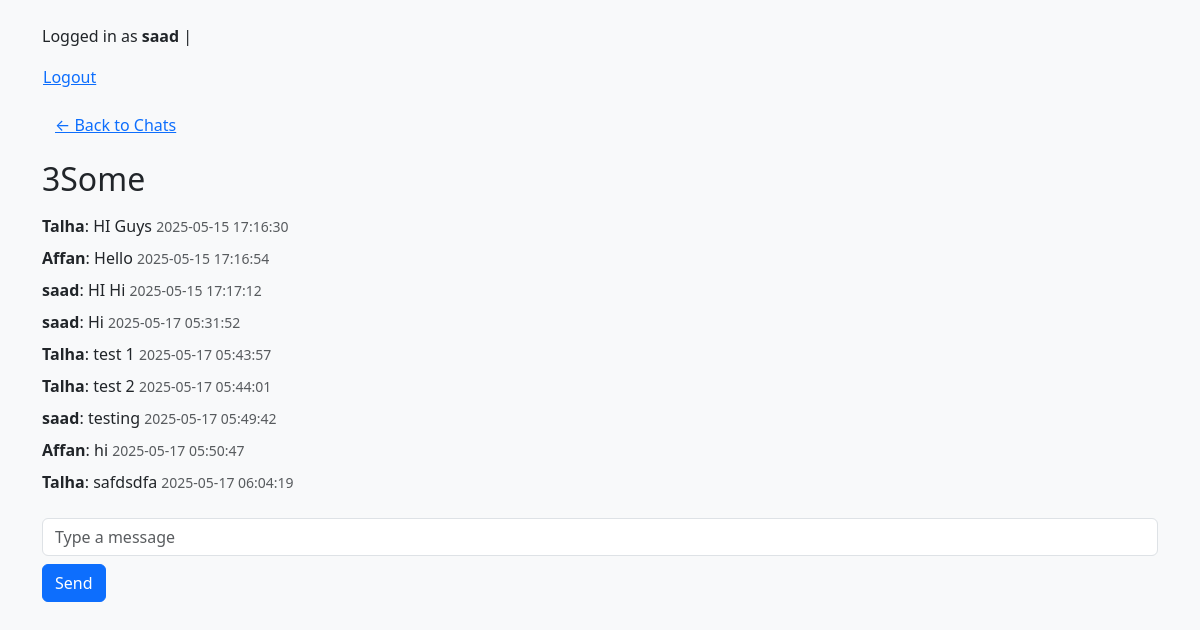
Page /chat/7/ (signed in) on the earlier database version.
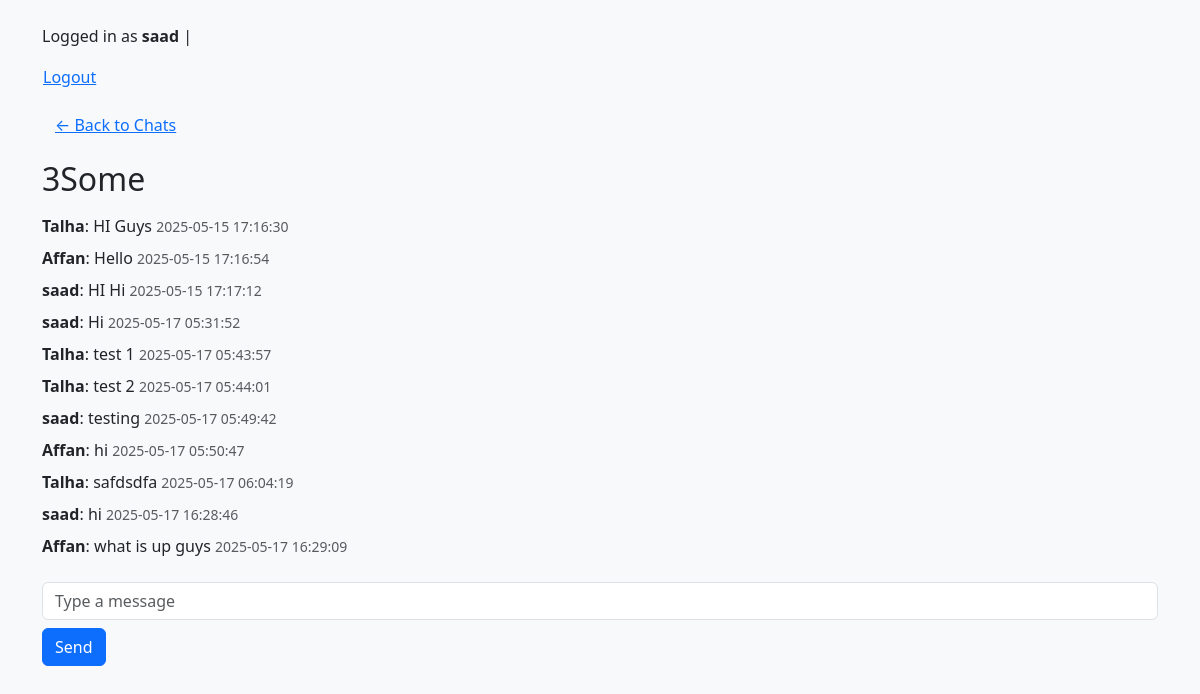
Same page on the later database version.
### chat/models.py (models this page shows, shortened)
class Message(models.Model):
    chat = models.ForeignKey(Chat, related_name='messages', on_delete=models.CASCADE)
    sender = models.ForeignKey(User, on_delete=models.CASCADE)
    content = models.TextField()
    timestamp = models.DateTimeField(auto_now_add=True)
    read_by = models.ManyToManyField(User, related_name='read_messages', blank=True)  # ✅ NEW

### chat/views.py (the view)
# urls.py: path('<int:chat_id>/', views.chat_detail, name='chat_detail'),
@login_required
def chat_detail(request, chat_id):
    chat = get_object_or_404(Chat, id=chat_id)
    messages = chat.messages.select_related('sender').all()
    with transaction.atomic():
        for message in messages:
            if request.user != message.sender and request.user not in message.read_by.all():
                message.read_by.add(request.user)
    other_user = None
    if not chat.is_group:
        other_user = chat.participants.exclude(id=request.user.id).first()
    context = {
        'chat': chat,
        'messages': messages,
        'other_user': other_user,
    }
    return render(request, 'chat/chat_detail.html', context)

### templates/chat/chat_detail.html (shortened to what this page needs)
{% extends 'base.html' %}
{% block content %}
<a href="{% url 'chat_index' %}" class="btn btn-link mb-3">&larr; Back to Chats</a>
<h2 class="mb-3">
  {% if chat.is_group %}{{ chat.name }}{% else %}{{ other_user.username }}{% endif %}
</h2>
<div class="messages mb-3" style="max-height:400px;overflow-y:auto;">
  {% for message in messages %}
    <div class="mb-2">
      <strong>{{ message.sender.username }}</strong>:
      {{ message.content }}
      <small class="text-muted">{{ message.timestamp|date:"Y-m-d H:i:s" }}</small>
    </div>
  {% empty %}
    <p>No messages yet.</p>
  {% endfor %}
</div>
<form method="post" autocomplete="off" action="{% url 'send_message' chat.id %}">
  <input type="text" name="content" class="form-control" placeholder="Type a message" required>
  <button type="submit" class="btn btn-primary mt-2">Send</button>
</form>
{% endblock %}

Differences in the rows shown:
added Message: sender.username "saad", content "hi", timestamp "2025-05-17 16:28:46"
added Message: sender.username "Affan", content "what is up guys", timestamp "2025-05-17 16:29:09"
